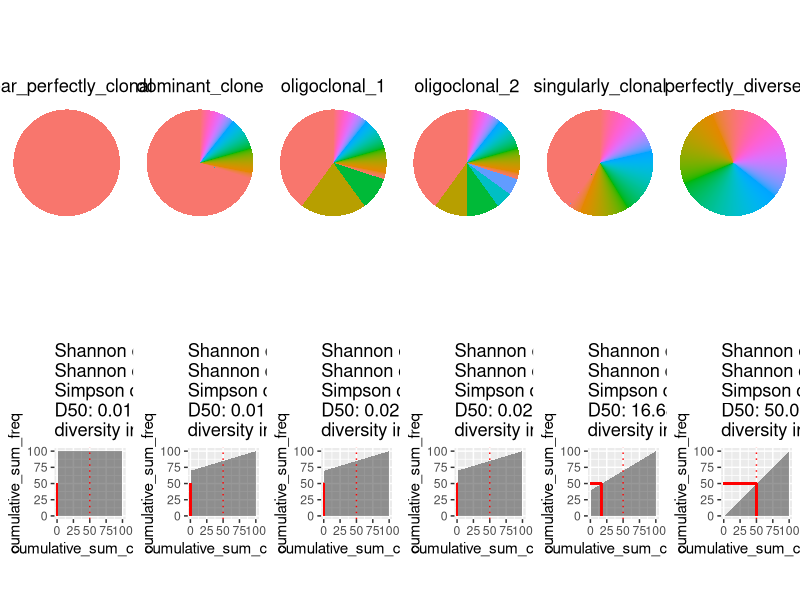

Recreate this plot in R.
library(ggplot2)
library(cowplot)
library(scales)

# Generate simulated TCRseq data to explore different diversity metrics; 100k total counts, 10k clones

## ggplot customization
ggplotColours <- function(n = 6, h = c(0, 360) + 15){
  if ((diff(h) %% 360) < 1) h[2] <- h[2] - 360/n
  hcl(h = (seq(h[1], h[2], length = n)), c = 100, l = 65)
}

## simulated dataframe
sim_tcr_data <- data.frame(clone = paste("clone_", 1:10000),
                           near_perfectly_clonal = c(99999, rep(1/999, 9999)),
                           dominant_clone = c(70000, rep(30000/9999, 9999)),
                           oligoclonal_1 = c(40000, 20000, 10000, rep(30000/9997, 9997)),
                           oligoclonal_2 = c(40000, 10000, 10000, 5000, 5000, rep(30000/9993, 9995)),
                           singularly_clonal = c(40000, rep(60000/9999, 9999)),
                           perfectly_diverse = rep(10, 10000))

## evenness
sample_names <- names(sim_tcr_data)[2:7]
total_clones <- 10000
total_count <- 100000

cumulative_plot <- list()

for(i in sample_names){
  # clonality
  freq_ <- sim_tcr_data[, i]/100000
  ## Shannon
  p_ <- freq_/sum(freq_)
  p_ <- p_[p_ > 0]
  sh_en_ <- -sum(p_ * log2(p_)) # calculate shannon entropy
  sh_cl_ <- 1 - (sh_en_ / log2(length(freq_))) # calculate shannon clonality
  ## Simpson
  si_cl_ <- sqrt(sum((freq_ / sum(freq_)) ^ 2))
  
  ## cumulative data
  cumulative_sum_clones <- seq(1, 100, length.out = total_clones)
  cumulative_sum_freq <- c()
  r_c_s <- 0 # running cumulative sum
  for(j in 1:nrow(sim_tcr_data)){
    r_c_s <- r_c_s + (sim_tcr_data[j, i] / total_count * 100)
    cumulative_sum_freq <- c(cumulative_sum_freq, r_c_s)
  }
  
  d50 <- match(T, cumulative_sum_freq >= 50)/100
  d_i <- (10000 - sum(cumulative_sum_freq * (cumulative_sum_clones[2] - cumulative_sum_clones[1])))/100
  
  # plot
  plot_df <- data.frame(clone = factor(paste("clone_", 1:10000), levels = paste("clone_", 1:10000)), cumulative_sum_clones, freq_)
  
  cumulative_plot[[i]] <- plot_grid(
    ggplot(plot_df, aes(x = "", y = freq_, fill = clone)) +
      geom_bar(stat = "identity", width = 1) +
      scale_fill_manual(values = c(ggplotColours(6), ggplotColours(9994))) +
      coord_polar("y", start=0) +
      theme_void() +
      ggtitle(paste0(i)) +
      theme(legend.position = "none",
            plot.title = element_text(hjust = 0.5))
    ,
    ggplot(plot_df, aes(cumulative_sum_clones, cumulative_sum_freq)) +
      ggtitle(paste0("Shannon entropy: ", round(sh_en_, 3),
                     "\nShannon clonality: ", round(sh_cl_, 3),
                     "\nSimpson clonality: ", round(si_cl_, 3),
                     "\nD50: ", round(d50, 3),
                     "\ndiversity index: ", round(d_i, 1))) +
      geom_area(alpha = 0.5) +
      geom_vline(xintercept = 50, color = "red", linetype = "dotted") +
      geom_segment(x = 0, y = 50, xend = d50, yend = 50, color = "red") +
      geom_segment(x = d50, y = 50, xend = d50, yend = 0, color = "red") +
      theme(aspect.ratio = 1) 
    , nrow = 2
  )
  print(paste(i, round(sh_en_, 3), round(sh_cl_, 3), round(si_cl_, 3), round(d50, 3), round(d_i, 1)))
}

plot_grid(plotlist = cumulative_plot, nrow = 1)

